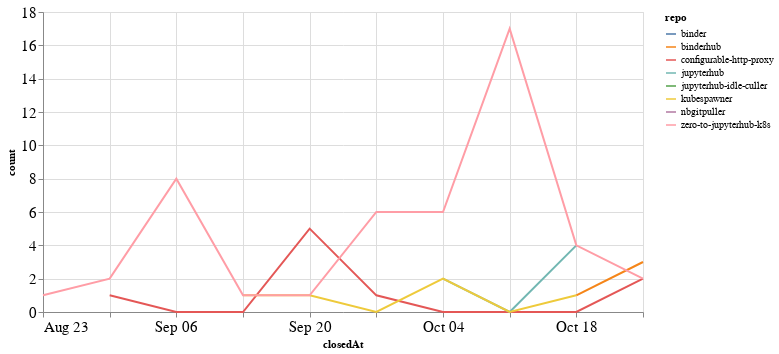

Notebook source saved alongside this figure:
### Code cell
closed_by_time = closed_by.groupby('repo').resample('W', on='closedAt').count()['author'].reset_index()
closed_by_time = closed_by_time.rename(columns={'author': 'count'})

alt.Chart(closed_by_time, width=600).mark_line().encode(
    x='closedAt',
    y='count',
    color='repo',
    tooltip="repo"
)

### Figure 1 — Vega-Lite specification as saved in the notebook (floating-point values rounded to 4 significant figures)
{"config": {"axisLeft": {"labelFontSize": 15}, "axisBottom": {"labelFontSize": 15}}, "data": {"name": "data-1fd6b91598b1e76cc79bf87c5b4873e4"}, "mark": "line", "encoding": {"color": {"type": "nominal", "field": "repo"}, "tooltip": {"type": "nominal", "field": "repo"}, "x": {"type": "temporal", "field": "closedAt"}, "y": {"type": "quantitative", "field": "count"}}, "width": 600, "$schema": "https://vega.github.io/schema/vega-lite/v4.8.1.json", "datasets": {"data-1fd6b91598b1e76cc79bf87c5b4873e4": [{"repo": "binder", "closedAt": "2020-10-18T00:00:00", "count": 1}, {"repo": "binderhub", "closedAt": "2020-10-18T00:00:00", "count": 1}, {"repo": "binderhub", "closedAt": "2020-10-25T00:00:00", "count": 3}, {"repo": "configurable-http-proxy", "closedAt": "2020-08-30T00:00:00", "count": 1}, {"repo": "configurable-http-proxy", "closedAt": "2020-09-06T00:00:00", "count": 0}, {"repo": "configurable-http-proxy", "closedAt": "2020-09-13T00:00:00", "count": 0}, {"repo": "configurable-http-proxy", "closedAt": "2020-09-20T00:00:00", "count": 5}, {"repo": "configurable-http-proxy", "closedAt": "2020-09-27T00:00:00", "count": 1}, {"repo": "configurable-http-proxy", "closedAt": "2020-10-04T00:00:00", "count": 0}, {"repo": "configurable-http-proxy", "closedAt": "2020-10-11T00:00:00", "count": 0}, {"repo": "configurable-http-proxy", "closedAt": "2020-10-18T00:00:00", "count": 0}, {"repo": "configurable-http-proxy", "closedAt": "2020-10-25T00:00:00", "count": 2}, {"repo": "jupyterhub", "closedAt": "2020-10-04T00:00:00", "count": 2}, {"repo": "jupyterhub", "closedAt": "2020-10-11T00:00:00", "count": 0}, {"repo": "jupyterhub", "closedAt": "2020-10-18T00:00:00", "count": 4}, {"repo": "jupyterhub-idle-culler", "closedAt": "2020-08-23T00:00:00", "count": 1}, {"repo": "kubespawner", "closedAt": "2020-09-13T00:00:00", "count": 1}, {"repo": "kubespawner", "closedAt": "2020-09-20T00:00:00", "count": 1}, {"repo": "kubespawner", "closedAt": "2020-09-27T00:00:00", "count": 0}, {"repo": "kubespawner", "closedAt": "2020-10-04T00:00:00", "count": 2}, {"repo": "kubespawner", "closedAt": "2020-10-11T00:00:00", "count": 0}, {"repo": "kubespawner", "closedAt": "2020-10-18T00:00:00", "count": 1}, {"repo": "nbgitpuller", "closedAt": "2020-10-04T00:00:00", "count": 2}, {"repo": "zero-to-jupyterhub-k8s", "closedAt": "2020-08-23T00:00:00", "count": 1}, {"repo": "zero-to-jupyterhub-k8s", "closedAt": "2020-08-30T00:00:00", "count": 2}, {"repo": "zero-to-jupyterhub-k8s", "closedAt": "2020-09-06T00:00:00", "count": 8}, {"repo": "zero-to-jupyterhub-k8s", "closedAt": "2020-09-13T00:00:00", "count": 1}, {"repo": "zero-to-jupyterhub-k8s", "closedAt": "2020-09-20T00:00:00", "count": 1}, {"repo": "zero-to-jupyterhub-k8s", "closedAt": "2020-09-27T00:00:00", "count": 6}, {"repo": "zero-to-jupyterhub-k8s", "closedAt": "2020-10-04T00:00:00", "count": 6}, {"repo": "zero-to-jupyterhub-k8s", "closedAt": "2020-10-11T00:00:00", "count": 17}, {"repo": "zero-to-jupyterhub-k8s", "closedAt": "2020-10-18T00:00:00", "count": 4}, {"repo": "zero-to-jupyterhub-k8s", "closedAt": "2020-10-25T00:00:00", "count": 2}]}}
